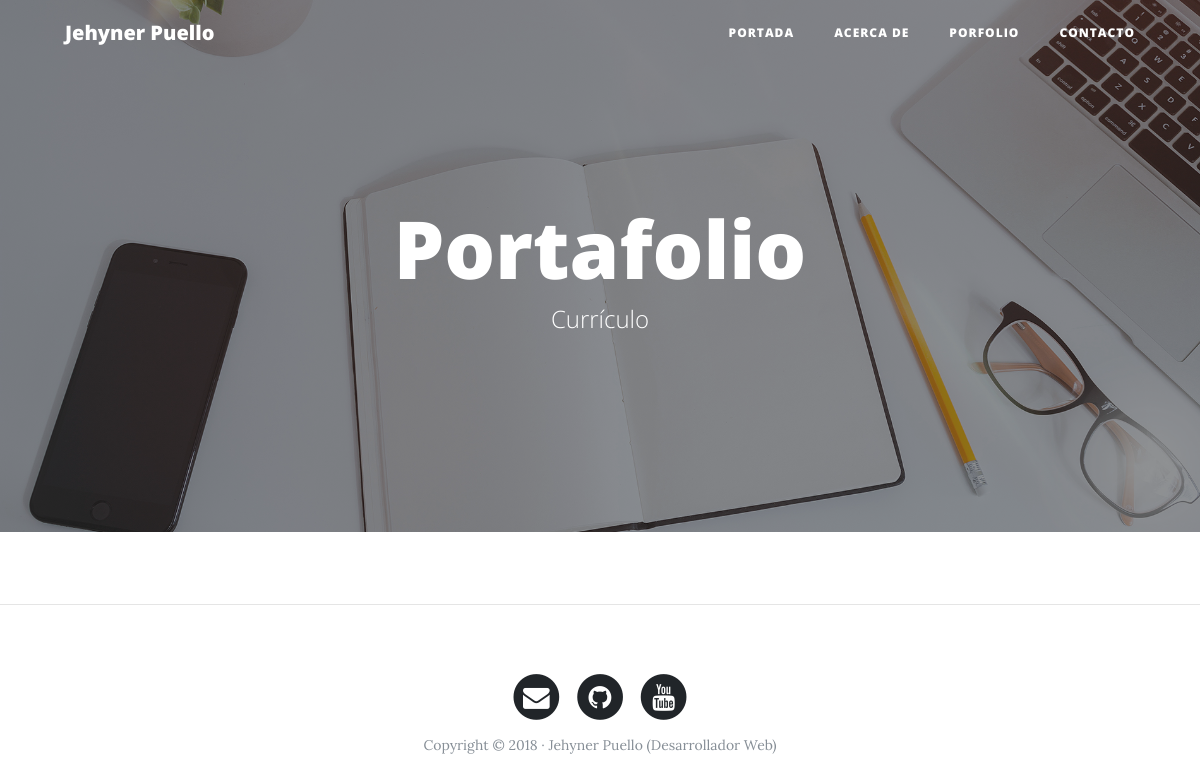
/porfolio/, run on an earlier commit of the app's database.
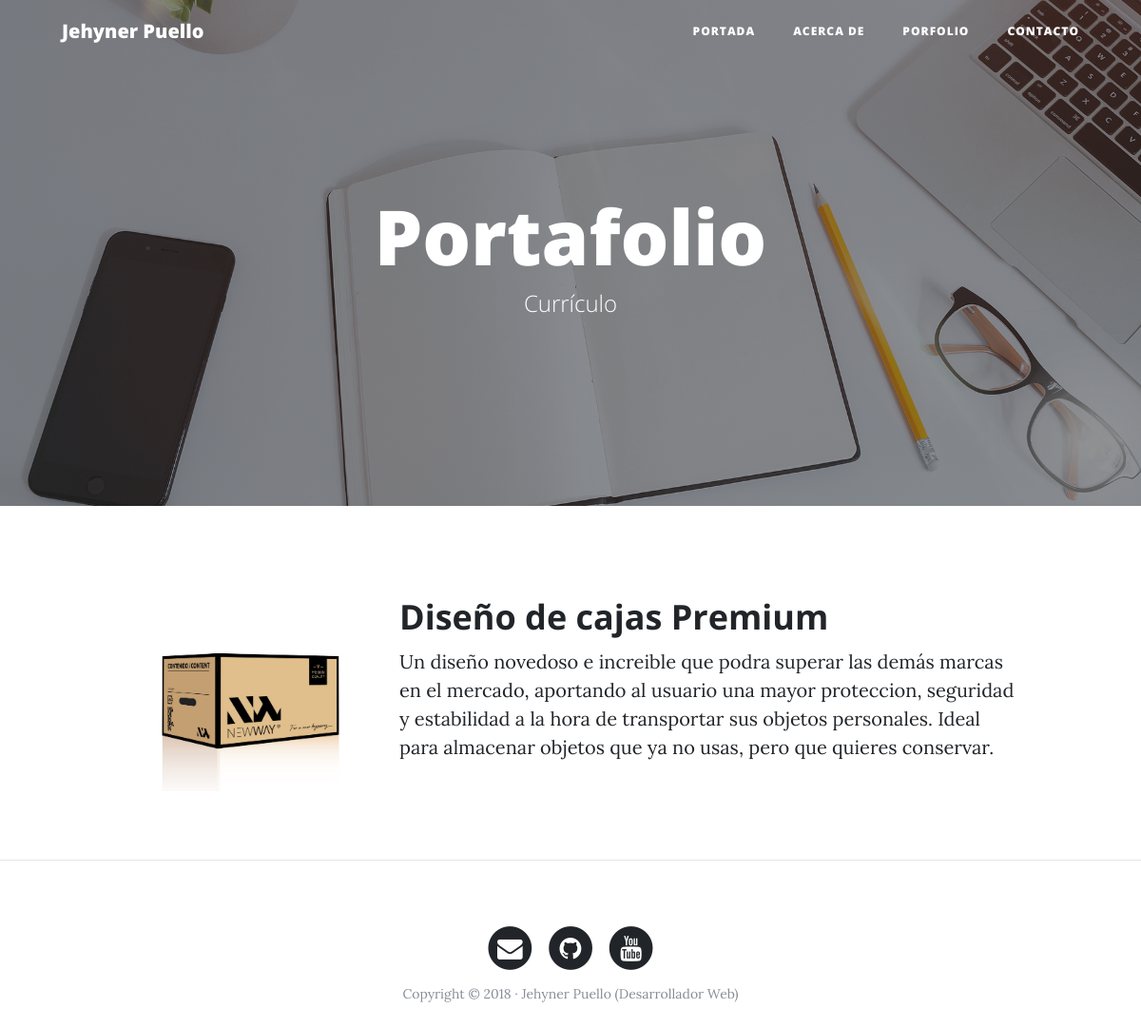
And on a later commit of the database.
### portfolio/models.py (models this page shows, shortened)
class Project(models.Model):
    title = models.CharField(max_length=200, verbose_name="Titulo")#Campo de texto con un maximo de 200 caracteres
    descripcion = models.TextField(verbose_name="Descripcion")#Campo de texto mas largo para la descripcion del proyecto
    image = models.ImageField(verbose_name="Imagen", upload_to='projects')#upload_to='projects' indica que las imagenes se guardaran en una carpeta llamada projects dentro de la carpeta media
    link = models.URLField(verbose_name="Enlace", blank=True, null=True)#Campo para un enlace, puede ser vacio o nulo
    created =models.DateTimeField(auto_now_add=True, verbose_name="Fecha de creacion")#Cada se crea una instancia automaticamente se agrega la fecha y hora
    updated =models.DateTimeField(auto_now=True, verbose_name="Fecha de modificacion")#Cada vez que se actualiza la instancia se agrega la fecha y hora
    class Meta:
        verbose_name = 'proyecto'
        verbose_name_plural = 'proyectos'
        ordering = ['-created']#Ordena los proyectos por fecha de creacion, de mas reciente a mas antiguo

### portfolio/views.py (the view)
# urls.py: path('porfolio/', portfolio_views.porfolio, name='porfolio'),
def porfolio(request):
    projects = Project.objects.all()# Obtiene todos los proyectos de la base de datos
    return render(request, "porfolio/porfolio.html", {"projects": projects})# Renderiza la plantilla porfolio.html y le pasa los proyectos como contexto

### portfolio/templates/porfolio/porfolio.html (shortened to what this page needs)
{% extends "core/base.html" %}
{% block background %}{% load static %}{% static 'core/img/portfolio-bg.jpg' %}{% endblock %}
{% block header %}
<h1>Portafolio</h1>
<span class="subheading">Currículo</span>
{% endblock %}
{% block content %}
    {% for project in projects %}
        <div class="row">
            <div class="row project">
            <div class="col-lg-3 col-md-4 offset-lg-1">
                    <img class="img-fluid" src="{{project.image.url}}" alt="">
            </div>
            <div class="col-lg-7 col-md-8">
                <h2 class="section-heading title">{{project.title}}</h2>
                <p>{{project.descripcion}}</p>
            </div>
            </div>
            </div>
        </div>
    {% endfor %}
{% endblock %}

### core/templates/core/base.html (shortened to what this page needs)
<!DOCTYPE html>
<html lang="es">
  <head>
     {% load static %}
    <link href="{% static 'core/vendor/bootstrap/css/bootstrap.min.css' %}" rel="stylesheet">
    <link href="{% static 'core/vendor/font-awesome/css/font-awesome.min.css' %}" rel="stylesheet" type="text/css">
    <link href="{% static 'core/css/clean-blog.min.css' %}" rel="stylesheet">
  </head>
  <body>
    <nav class="navbar navbar-expand-lg navbar-light fixed-top" id="mainNav">
      <div class="container">
        <a class="navbar-brand" href="index.html">Jehyner Puello</a>
        <div class="collapse navbar-collapse" id="navbarResponsive">
          <ul class="navbar-nav ml-auto">
            <li class="nav-item">
              <a class="nav-link" href="{% url 'home' %}">Portada</a>
            </li>
            <li class="nav-item">
              <a class="nav-link" href="{% url 'about' %}">Acerca de</a>
            </li>
            <li class="nav-item">
              <a class="nav-link" href="{% url 'porfolio' %}">Porfolio</a>
            </li>
            <li class="nav-item">
              <a class="nav-link" href="{% url 'contacto' %}">Contacto</a>
            </li>
          </ul>
        </div>
      </div>
    </nav>
    <header class="masthead" style="background-image: url('{% block background %}{% endblock %}')">
      <div class="overlay"></div>
      <div class="container">
        <div class="row">
          <div class="col-lg-8 col-md-10 mx-auto">
            <div class="site-heading">
              {% block header %}{% endblock %}
            </div>
          </div>
        </div>
      </div>
    </header>
    <div class="container">
        {% block content %}
        {% endblock %}
      </div>
    {% if request.path != "/" %}<hr>{% endif %}
    <footer>
      <div class="container">
        <div class="row">
          <div class="col-lg-8 col-md-10 mx-auto">
            <ul class="list-inline text-center">
              <li class="list-inline-item">
                <a href="#">
                  <span class="fa-stack fa-lg">
                    <i class="fa fa-circle fa-stack-2x"></i>
                    <i class="fa fa-envelope fa-stack-1x fa-inverse"></i>
                  </span>
                </a>
              </li>
              <li class="list-inline-item">
                <a href="#">
                  <span class="fa-stack fa-lg">
                    <i class="fa fa-circle fa-stack-2x"></i>
                    <i class="fa fa-github fa-stack-1x fa-inverse"></i>
                  </span>
                </a>
              </li>
              <li class="list-inline-item">
                <a href="#">
                  <span class="fa-stack fa-lg">
                    <i class="fa fa-circle fa-stack-2x"></i>
                    <i class="fa fa-youtube fa-stack-1x fa-inverse"></i>
                  </span>
                </a>
              </li>
            </ul>
            <p class="copyright text-muted">Copyright &copy; 2018 · Jehyner Puello (Desarrollador Web) </p>
          </div>
        </div>
      </div>
    </footer>
  </body>
</html>

What changed in the data, as far as the page shows it:
added Project: image (picture), title "Diseño de cajas Premium", descripcion "Un diseño novedoso e increible que podra superar las demás marcas en el mercado, aportando al usuario una mayor proteccion, seguridad y estabilidad a la hora de transportar sus objetos personales. Ideal para almacenar objetos que ya no usas, pero que quieres conservar."
